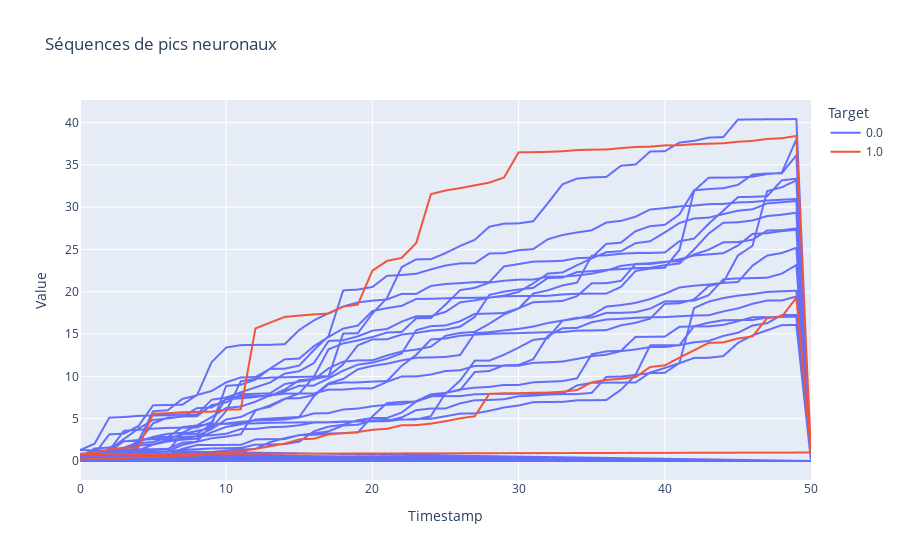

Write notebook code for a chart like this one.
### Code cell
fig = px.line(df, x="Timestamp", y="Value", color='Target', title = "Séquences de pics neuronaux")
fig.show()

### Figure 1 — Plotly figure (JSON) as saved in the notebook; plotly's stock layout.template omitted (floating-point values rounded to 4 significant figures; data arrays with more than 128 entries replaced by an {"elided": "..."} marker saying what was removed)
{"data": [{"hovertemplate": "Target=0.0<br>Timestamp=%{x}<br>Value=%{y}<extra></extra>", "legendgroup": "0.0", "line": {"color": "#636efa", "dash": "solid"}, "marker": {"symbol": "circle"}, "mode": "lines", "name": "0.0", "showlegend": true, "type": "scattergl", "x": {"elided": "918 int values"}, "xaxis": "x", "y": {"elided": "918 float values"}, "yaxis": "y"}, {"hovertemplate": "Target=1.0<br>Timestamp=%{x}<br>Value=%{y}<extra></extra>", "legendgroup": "1.0", "line": {"color": "#EF553B", "dash": "solid"}, "marker": {"symbol": "circle"}, "mode": "lines", "name": "1.0", "showlegend": true, "type": "scattergl", "x": [0, 1, 2, 3, 4, 5, 6, 7, 8, 9, 10, 11, 12, 13, 14, 15, 16, 17, 18, 19, 20, 21, 22, 23, 24, 25, 26, 27, 28, 29, 30, 31, 32, 33, 34, 35, 36, 37, 38, 39, 40, 41, 42, 43, 44, 45, 46, 47, 48, 49, 50, 0, 1, 2, 3, 4, 5, 6, 7, 8, 9, 10, 11, 12, 13, 14, 15, 16, 17, 18, 19, 20, 21, 22, 23, 24, 25, 26, 27, 28, 29, 30, 31, 32, 33, 34, 35, 36, 37, 38, 39, 40, 41, 42, 43, 44, 45, 46, 47, 48, 49, 50], "xaxis": "x", "y": [0.2006, 0.2572, 0.2881, 0.3141, 0.4869, 0.4996, 0.535, 0.624, 0.6393, 0.8919, 1.072, 1.159, 1.43, 1.734, 2.053, 2.557, 2.632, 3.147, 3.28, 3.427, 3.684, 3.807, 4.219, 4.241, 4.417, 4.699, 5.045, 5.285, 7.938, 7.998, 8.013, 8.064, 8.084, 8.184, 8.389, 9.295, 9.58, 9.708, 9.91, 11.11, 11.3, 12.21, 13.07, 13.95, 14.01, 14.48, 14.72, 16.88, 17.05, 19.29, 1, 0.8198, 1.001, 1.371, 1.58, 1.598, 5.58, 5.638, 5.759, 5.799, 5.828, 6.068, 6.099, 15.67, 16.35, 17.02, 17.18, 17.32, 17.42, 18.24, 18.48, 22.49, 23.64, 24.0, 25.76, 31.53, 31.97, 32.24, 32.57, 32.9, 33.5, 36.47, 36.49, 36.53, 36.6, 36.74, 36.78, 36.81, 36.97, 37.11, 37.14, 37.29, 37.31, 37.44, 37.49, 37.54, 37.73, 37.82, 38.06, 38.14, 38.41, 1], "yaxis": "y"}], "layout": {"legend": {"title": {"text": "Target"}, "tracegroupgap": 0}, "title": {"text": "Séquences de pics neuronaux"}, "xaxis": {"anchor": "y", "domain": [0, 1], "title": {"text": "Timestamp"}}, "yaxis": {"anchor": "x", "domain": [0, 1], "title": {"text": "Value"}}}}
